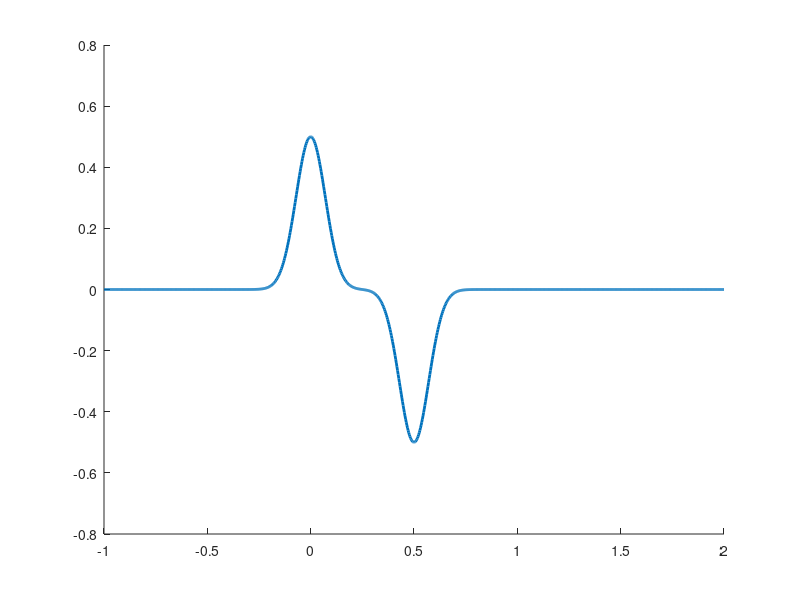

Here is the MATLAB script that generated this plot: (Note: this script raises an error after producing the figure.)
clear;
clc;
close all

N = 1000;

xspan = linspace(-1,2,N);
%h = exp(-((xspan-1)/.1).^2)/2;
h = -exp(-((xspan-1/2)/.1).^2)/2 + exp(-(xspan/.1).^2)/2;
dh = gradient(h)./gradient(xspan);
g = 9.8;


%% ode45 (Runge-Kutta)


u1 = 5;
Dvals = 5; % subcritical
%uvals = 12;

figure;
hold on
plot(xspan,h,'LineWidth',2);

for j=1:size(Dvals,2)
    D1 = Dvals(j);


    %[xspan,y] = ode45(@(x,y) fun(x,y,xspan,dh,g), xspan, [u1; D1]);
    [xspan,y] = ode45(@(x,y) fun2(x,y,xspan,dh,g,u1,D1), xspan, u1);
%     
%     u = y(:,1);
%     D = y(:,2);

u = y;
D = u1*D1./y;
    
    Fr = u.^2./(g*D);
        hold on
    
    %subplot(3,2,j);
    %plot(xspan,D+h','LineWidth',2);
    plot(xspan,u,'LineWidth',2);
    %plot(xspan, u.*D);
    plot(xspan,Fr,'LineWidth',2);

    
%     str = ['Fr = ', num2str(Fr)];
%     title(str);
    
    %legend(num2str(uvals)');

    %legend('h','D+h');

    %title('D=1, u=12, Fr=15');
    
    xlabel('x');

    legend('topography','flow speed','Froude number');

    set(gca,'TickLength',[0.02, 0.05]);
    set(gca,'LineWidth',1);
    box on

    ax = gca;
    ax.FontSize = 15;
end





% %% forward Euler -- DO NOT USE
% u = zeros(N,1);
% D = zeros(N,1);
% ds = (xspan(end) - xspan(1)) / N;
% % u(1) = 1;
% % D(1) = 1;
% 
% u(1) = 6;
% Dvals = [1/2, 1, 3, 6, 8];
% 
% figure;
% 
% for j=1:size(Dvals,2)
%     D(1) = Dvals(j);
% 
%     Fr = u(1)^2/(g*D(1)^2);
% 
%     for i=1:N-1
%         D(i+1) = D(i) + ds * (1 - g*D(i)/u(i)^2)^(-1) * g * D(i)/u(i)^2 * dh(i);
%     %     if D(i+1) < h(i+1) % make sure the fluid height doesn't drop below the mountain
%     %         D(i+1) = h(i+1);
%     %     end
%         u(i+1) = u(i) * (1 - (D(i+1)-D(i))/D(i));
%     end
%     
%     
%     subplot(3,2,j);
%     plot(xspan,D+h');
%     hold on
%     plot(xspan,h);
%     
%     str = ['Fr = ', num2str(Fr)];
%     title(str);
%     
%     legend('D','h');
%     
%     xlabel('x');
%     ylabel('y');
% 
%     set(gca,'TickLength',[0.02, 0.05]);
%     set(gca,'LineWidth',1);
% 
%     ax = gca;
%     ax.FontSize = 15;
% end


%% functions

function dydx = fun(x,y,xspan,dh,g)
dh_an = interp1(xspan,dh,x);
dydx = [-g*dh_an ./ (y(1)-y(2)./y(1)); -g*dh_an ./ (-y(1).^2./y(2)+g)];
end

function dydx_1D = fun2(x,y,xspan,dh,g,u1,D1)
dh_an = interp1(xspan,dh,x);
dydx_1D = -g*dh_an ./ (y-(g*u1*D1)./y.^2);
end
